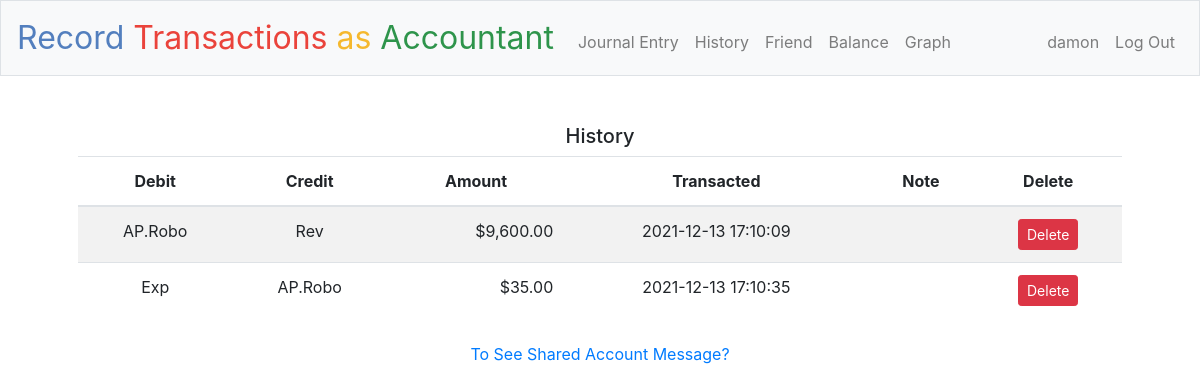
Screenshot of /history (signed in) with the database file from the repository.
### tables this page shows
CREATE TABLE transactions (
    id integer primary KEY,
    user_id integer not null,
    debit text not null,
    credit text not null,
    amount numeric default 0,
    transacted TIMESTAMP DEFAULT CURRENT_TIMESTAMP NOT NULL,
    debitshare text,
    debitsharestatus text default "None",
    debitshareaccountid integer,
    creditshare text,
    creditsharestatus text default "None",
    creditshareaccountid integer,
    note text,
    FOREIGN KEY(user_id) REFERENCES users(id)
);

### application.py (the view)
@app.route("/history")
@login_required
def history():
    transactions = db.execute("""
        SELECT *
        FROM transactions
        WHERE user_id =:user_id
    """, user_id=session["user_id"])
    for i in range(len(transactions)):
        transactions[i]["amount"] = usd(transactions[i]["amount"])
    print("\n")
    print("------Now Running history() 成功查詢歷史交易分錄------")
    for transaction in transactions:
        print(transaction)
    return render_template("history.html", transactions=transactions)

### application.py (called while the page is built)
@app.after_request
def after_request(response):
    response.headers["Cache-Control"] = "no-cache, no-store, must-revalidate"
    response.headers["Expires"] = 0
    response.headers["Pragma"] = "no-cache"
    return response

### helpers.py (called while the page is built, shortened)
def login_required(f):
    @wraps(f)
    def decorated_function(*args, **kwargs):
        if session.get("user_id") is None:
            return redirect("/login")
        return f(*args, **kwargs)
    return decorated_function

def usd(value):
    return f"${value:,.2f}"

### templates/history.html (shortened to what this page needs)
{% extends "layout.html" %}
{% block main %}
    <h5>History</h5>
    <form action = "/deleteentry" method = "post">
        <table class="table table-striped">
            <thead>
                <tr>
                    <th>Debit</th>
                    <th>Credit</th>
                    <th>Amount</th>
                    <th>Transacted</th>
                    <th>Note</th>
                    <th>Delete</th>
                </tr>
            </thead>
            <tbody>
                {% for transaction in transactions %}
                <tr>
                    <td>{{transaction["debit"]}}</td>
                    <td>{{transaction["credit"]}}</td>
                    <td id="amount">{{transaction["amount"]}}</td>
                    <td>{{transaction["transacted"]}}</td>
                    <td>{{transaction["note"]}}</td>
                    <td>
                        <button name = "delete" value = "{{transaction["id"]}}" type="submit" class="btn btn-danger btn-sm">Delete</button>
                    </td>
                </tr>
                {% endfor %}
            </tbody>
        </table>
    </form>
    <div>
        <a class="nav-link" href="/history_share">To See Shared Account Message?</a>
    </div>
{% endblock %}

### static/styles.css (style rules this page uses)
main table { text-align: center; }
#amount { text-align: right; }

### rows the page displays
transactions: {{ transaction["id"] }} 1 (drawn)
transactions: {{ transaction["id"] }} 2 (drawn)

### other values shown
{{ session.user_name }} "damon"
